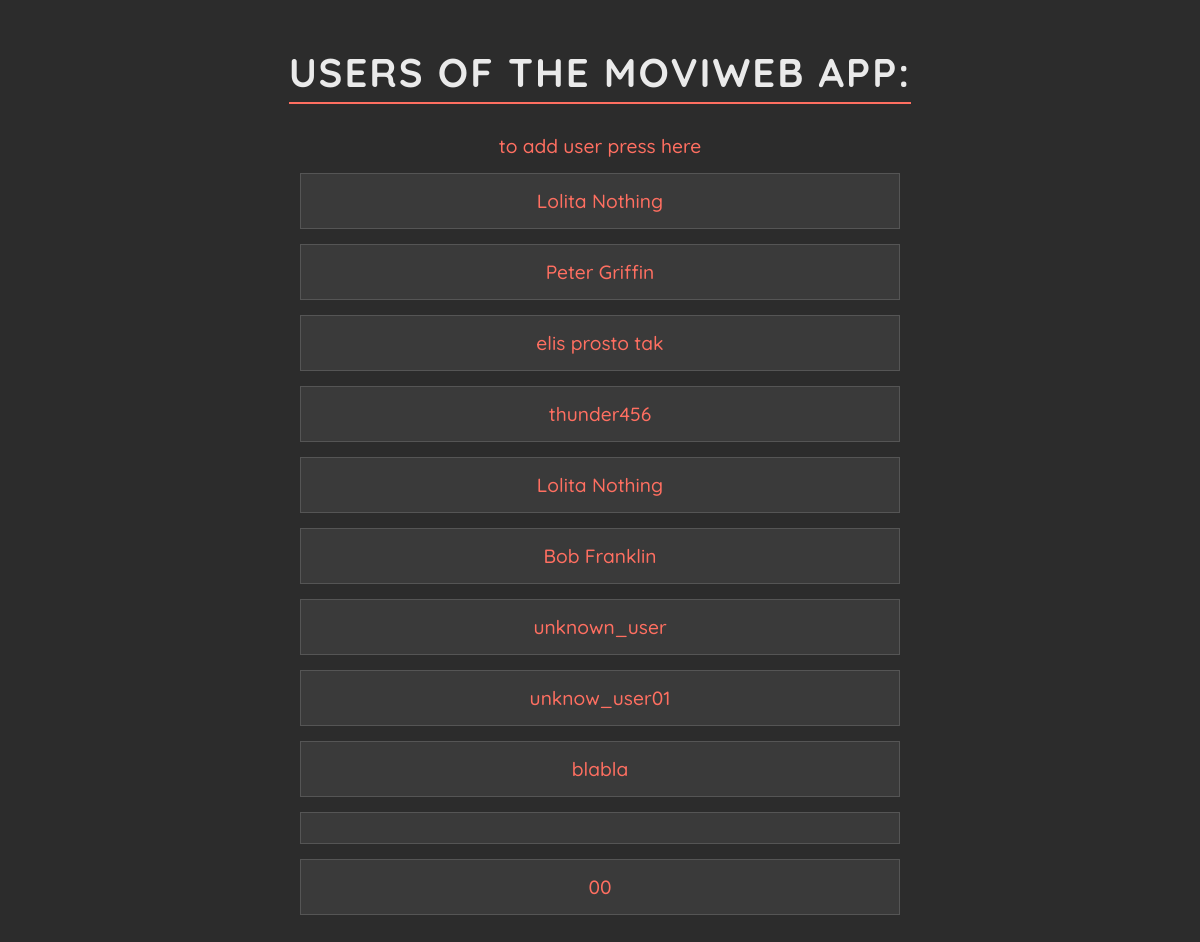
Screenshot of /users with the database file from the repository.
### data_models.py (models this page shows, shortened)
class User(db.Model):
    __tablename__ = 'users'
    user_id = db.Column(db.Integer, primary_key=True, autoincrement=True)
    user_name = db.Column(db.String(100), nullable=False)
    movies = relationship('Movie', secondary=user_movies, back_populates='users')

### app.py (the view)
@app.route('/users', methods=['GET'])
def list_users():
    users = data_manager.list_all_users()
    return render_template('users.html', users=users)

### datamanager/sqlite_data_manager.py (called while the page is built)
    def list_all_users(self):
        with self.app.app_context():
            return self.db.session.query(User).all()

### templates/users.html (shortened to what this page needs)
<!DOCTYPE html>
<html lang="en">
<head>
</head>
<body>
    <h1>users of the MoviWeb App:</h1>
    <div>
        <a href="{{ url_for('add_user') }}">to add user press here</a>
    </div>
    <ul>
        {% for user in users %}
        <li>
            <a href="/users/{{ user.user_id }}">{{ user.user_name }}</a>
        </li>
        {% endfor %}
    </ul>
</body>
</html>

### templates/users.html (style rules this page uses)
body { background-color: #2C2C2C; font-family: 'Quicksand', sans-serif; color: #EAEAEA; text-align: center; margin: 0; padding: 20px; }
h1 { font-family: 'Quicksand', sans-serif; font-size: 2.5rem; color: #EAEAEA; margin-bottom: 30px; text-transform: uppercase; letter-spacing: 2px; border-bottom: 2px solid #FF6F61; display: inline-block; padding-bottom: 5px; }
ul { list-style-type: none; padding: 0; max-width: 600px; margin: 0 auto; }
li { background-color: #3A3A3A; border: 1px solid #555; margin: 15px 0; padding: 15px; transition: background-color 0.3s, transform 0.3s; }
a { text-decoration: none; color: #FF6F61; font-weight: 500; font-size: 1.2rem; transition: color 0.3s; }

### rows the page displays
User: user_name "Lolita Nothing"
User: user_name "Peter Griffin"
User: user_name "elis prosto tak"
User: user_name "thunder456"
User: user_name "Lolita Nothing"
User: user_name "Bob Franklin"
User: user_name "unknown_user"
User: user_name "unknow_user01"
User: user_name "blabla"
User: user_name "00"
